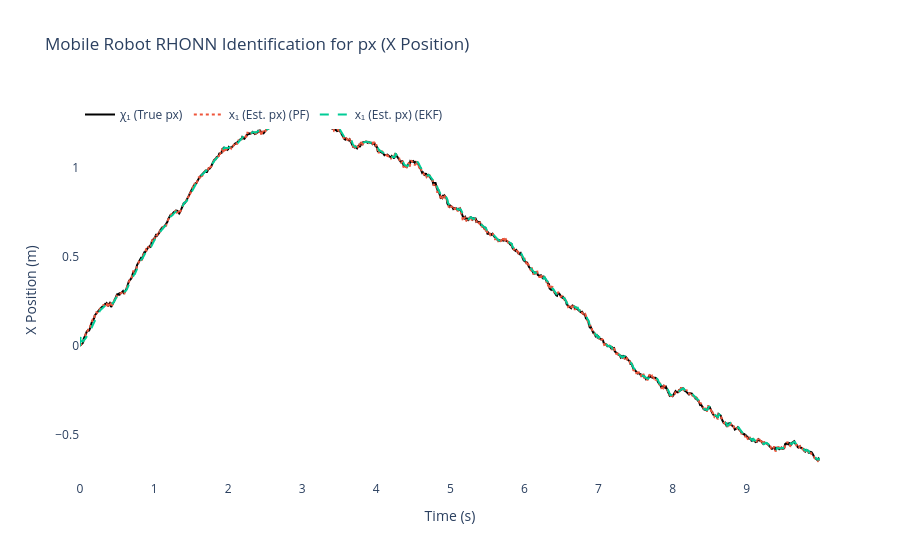
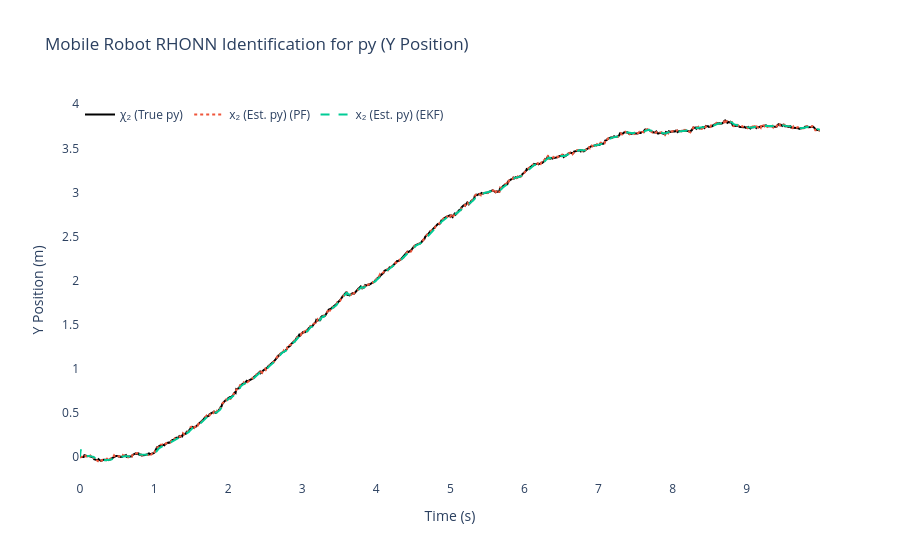
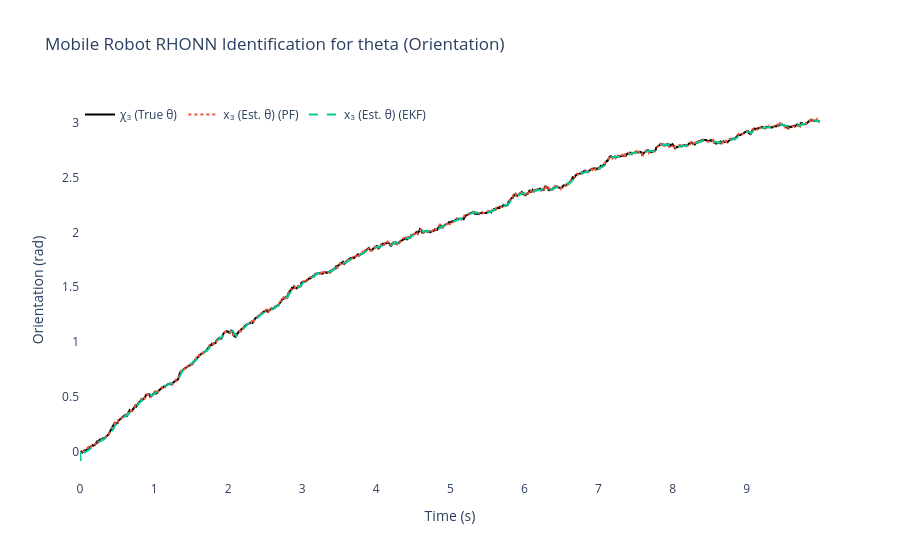
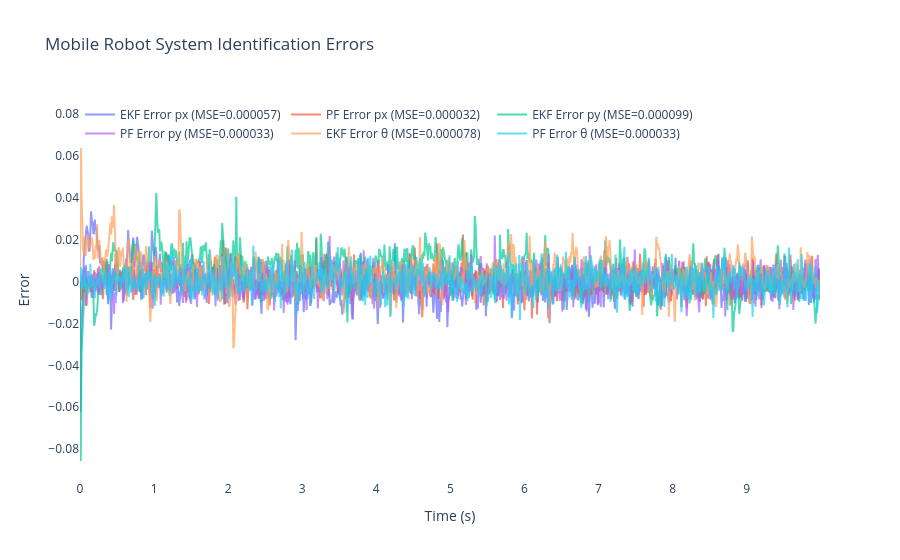

The cell these charts' notebook holds for them, in order:
### Code cell
# ============================================================
    # 6) Results & plots for Mobile Robot System
# ============================================================
mse_px_ekf = np.mean((x_true[:, 0] - x_hat_ekf[:, 0])**2)  # position x
mse_py_ekf = np.mean((x_true[:, 1] - x_hat_ekf[:, 1])**2)  # position y
mse_theta_ekf = np.mean((x_true[:, 2] - x_hat_ekf[:, 2])**2)  # orientation

mse_px_pf = np.mean((x_true[:, 0] - x_hat_pf[:, 0])**2)   # position x
mse_py_pf = np.mean((x_true[:, 1] - x_hat_pf[:, 1])**2)   # position y
mse_theta_pf = np.mean((x_true[:, 2] - x_hat_pf[:, 2])**2)   # orientation

print(f"\nFinal EKF-RHONN Weights:")
for i in range(3):
    state_names = ['px', 'py', 'theta']
    print(f"  Neuron {i+1} ({state_names[i]}): {ekf_trainer.weights[i]}")

print(f"\nFinal PF-RHONN Weight Estimates:")
pf_estimates = pf_trainer.get_estimate()
for i in range(3):
    state_names = ['px', 'py', 'theta']
    print(f"  Neuron {i+1} ({state_names[i]}): {pf_estimates[i]}")

print("\n--- Performance Comparison (MSE) for Mobile Robot System ---")
print(f"EKF MSE px (x-position):     {mse_px_ekf:.6f}")
print(f"EKF MSE py (y-position):     {mse_py_ekf:.6f}")
print(f"EKF MSE theta (orientation): {mse_theta_ekf:.6f}")
print(f"PF  MSE px (x-position):     {mse_px_pf:.6f}")
print(f"PF  MSE py (y-position):     {mse_py_pf:.6f}")
print(f"PF  MSE theta (orientation): {mse_theta_pf:.6f}")

states_info = [
    {'idx': 0, 'var': 'px', 'desc': 'X Position', 'y_label': 'X Position (m)',
     'chi': 'χ₁ (True px)', 'x': 'x₁ (Est. px)'},
    {'idx': 1, 'var': 'py', 'desc': 'Y Position', 'y_label': 'Y Position (m)',
     'chi': 'χ₂ (True py)', 'x': 'x₂ (Est. py)'},
    {'idx': 2, 'var': 'theta', 'desc': 'Orientation', 'y_label': 'Orientation (rad)',
     'chi': 'χ₃ (True θ)', 'x': 'x₃ (Est. θ)'}
]

for state_info in states_info:
    i = state_info['idx']
    trace_plant = go.Scatter(x=t_history, y=x_true[:, i], mode='lines',
                            name=state_info['chi'], line=dict(color='black', width=2))
    trace_pf = go.Scatter(x=t_history, y=x_hat_pf[:, i], mode='lines',
                        name=f"{state_info['x']} (PF)", line=dict(dash='dot'))
    trace_ekf = go.Scatter(x=t_history, y=x_hat_ekf[:, i], mode='lines',
                        name=f"{state_info['x']} (EKF)", line=dict(dash='dash'))

    fig = go.Figure([trace_plant, trace_pf, trace_ekf])
    fig.update_layout(
        title=f'Mobile Robot RHONN Identification for {state_info["var"]} ({state_info["desc"]})',
        xaxis_title='Time (s)',
        yaxis_title=state_info['y_label'],
        legend=dict(x=0, y=1, orientation='h'),
        font=dict(size=12),
        plot_bgcolor='white',
        paper_bgcolor='white'
    )
    fig.show()

# Errors for all three states
error_px_ekf = x_true[:, 0] - x_hat_ekf[:, 0]
error_py_ekf = x_true[:, 1] - x_hat_ekf[:, 1]
error_theta_ekf = x_true[:, 2] - x_hat_ekf[:, 2]

error_px_pf = x_true[:, 0] - x_hat_pf[:, 0]
error_py_pf = x_true[:, 1] - x_hat_pf[:, 1]
error_theta_pf = x_true[:, 2] - x_hat_pf[:, 2]

fig2 = go.Figure()
fig2.add_trace(go.Scatter(x=t_history, y=error_px_ekf, mode='lines',
                        name=f'EKF Error px (MSE={mse_px_ekf:.6f})', opacity=0.7))
fig2.add_trace(go.Scatter(x=t_history, y=error_px_pf, mode='lines',
                        name=f'PF Error px (MSE={mse_px_pf:.6f})', opacity=0.7))
fig2.add_trace(go.Scatter(x=t_history, y=error_py_ekf, mode='lines',
                        name=f'EKF Error py (MSE={mse_py_ekf:.6f})', opacity=0.7))
fig2.add_trace(go.Scatter(x=t_history, y=error_py_pf, mode='lines',
                        name=f'PF Error py (MSE={mse_py_pf:.6f})', opacity=0.7))
fig2.add_trace(go.Scatter(x=t_history, y=error_theta_ekf, mode='lines',
                        name=f'EKF Error θ (MSE={mse_theta_ekf:.6f})', opacity=0.7))
fig2.add_trace(go.Scatter(x=t_history, y=error_theta_pf, mode='lines',
                        name=f'PF Error θ (MSE={mse_theta_pf:.6f})', opacity=0.7))
fig2.update_layout(
    title='Mobile Robot System Identification Errors',
    xaxis_title='Time (s)',
    yaxis_title='Error',
    legend=dict(x=0, y=1, orientation='h'),
    font=dict(size=12),
    plot_bgcolor='white',
    paper_bgcolor='white'
)
fig2.show()

# 2D Trajectory plot
fig_traj = go.Figure()
fig_traj.add_trace(go.Scatter(x=x_true[:, 0], y=x_true[:, 1],
                            mode='lines', name='True Trajectory',
                            line=dict(color='black', width=3)))
fig_traj.add_trace(go.Scatter(x=x_hat_ekf[:, 0], y=x_hat_ekf[:, 1],
                            mode='lines', name='EKF Estimation',
                            line=dict(color='red', width=2, dash='dash')))
fig_traj.add_trace(go.Scatter(x=x_hat_pf[:, 0], y=x_hat_pf[:, 1],
                            mode='lines', name='PF Estimation',
                            line=dict(color='blue', width=2, dash='dot')))

# Add start and end markers
fig_traj.add_trace(go.Scatter(x=[x_true[0, 0]], y=[x_true[0, 1]],
                            mode='markers', name='Start',
                            marker=dict(color='green', size=10, symbol='circle')))
fig_traj.add_trace(go.Scatter(x=[x_true[-1, 0]], y=[x_true[-1, 1]],
                            mode='markers', name='End',
                            marker=dict(color='red', size=10, symbol='square')))

fig_traj.update_layout(
    title='Mobile Robot - 2D Trajectory Comparison',
    xaxis_title='X Position (m)',
    yaxis_title='Y Position (m)',
    font=dict(size=12),
    plot_bgcolor='white',
    paper_bgcolor='white',
    showlegend=True
)
fig_traj.show()

# Control inputs plot
fig_ctrl = go.Figure()
fig_ctrl.add_trace(go.Scatter(x=t_history[:-1], y=u_history[:-1, 0], mode='lines',
                            name='Linear Velocity (v)', line=dict(color='blue')))
fig_ctrl.add_trace(go.Scatter(x=t_history[:-1], y=u_history[:-1, 1], mode='lines',
                            name='Angular Velocity (ω)', line=dict(color='red')))
fig_ctrl.update_layout(
    title='Control Input Commands',
    xaxis_title='Time (s)',
    yaxis_title='Velocity',
    legend=dict(x=0, y=1, orientation='h'),
    font=dict(size=12),
    plot_bgcolor='white',
    paper_bgcolor='white'
)
fig_ctrl.show()

### Figure 1 — Plotly figure (JSON) as saved in the notebook; plotly's stock layout.template omitted (floating-point values rounded to 4 significant figures; data arrays with more than 128 entries replaced by an {"elided": "..."} marker saying what was removed)
{"data": [{"line": {"color": "black", "width": 2}, "mode": "lines", "name": "χ₁ (True px)", "type": "scatter", "x": {"elided": "1000 float values"}, "y": {"elided": "1000 float values"}}, {"line": {"dash": "dot"}, "mode": "lines", "name": "x₁ (Est. px) (PF)", "type": "scatter", "x": {"elided": "1000 float values"}, "y": {"elided": "1000 float values"}}, {"line": {"dash": "dash"}, "mode": "lines", "name": "x₁ (Est. px) (EKF)", "type": "scatter", "x": {"elided": "1000 float values"}, "y": {"elided": "1000 float values"}}], "layout": {"font": {"size": 12}, "legend": {"orientation": "h", "x": 0, "y": 1}, "paper_bgcolor": "white", "plot_bgcolor": "white", "title": {"text": "Mobile Robot RHONN Identification for px (X Position)"}, "xaxis": {"title": {"text": "Time (s)"}}, "yaxis": {"title": {"text": "X Position (m)"}}}}

### Figure 2 — Plotly figure (JSON) as saved in the notebook; plotly's stock layout.template omitted (floating-point values rounded to 4 significant figures; data arrays with more than 128 entries replaced by an {"elided": "..."} marker saying what was removed)
{"data": [{"line": {"color": "black", "width": 2}, "mode": "lines", "name": "χ₂ (True py)", "type": "scatter", "x": {"elided": "1000 float values"}, "y": {"elided": "1000 float values"}}, {"line": {"dash": "dot"}, "mode": "lines", "name": "x₂ (Est. py) (PF)", "type": "scatter", "x": {"elided": "1000 float values"}, "y": {"elided": "1000 float values"}}, {"line": {"dash": "dash"}, "mode": "lines", "name": "x₂ (Est. py) (EKF)", "type": "scatter", "x": {"elided": "1000 float values"}, "y": {"elided": "1000 float values"}}], "layout": {"font": {"size": 12}, "legend": {"orientation": "h", "x": 0, "y": 1}, "paper_bgcolor": "white", "plot_bgcolor": "white", "title": {"text": "Mobile Robot RHONN Identification for py (Y Position)"}, "xaxis": {"title": {"text": "Time (s)"}}, "yaxis": {"title": {"text": "Y Position (m)"}}}}

### Figure 3 — Plotly figure (JSON) as saved in the notebook; plotly's stock layout.template omitted (floating-point values rounded to 4 significant figures; data arrays with more than 128 entries replaced by an {"elided": "..."} marker saying what was removed)
{"data": [{"line": {"color": "black", "width": 2}, "mode": "lines", "name": "χ₃ (True θ)", "type": "scatter", "x": {"elided": "1000 float values"}, "y": {"elided": "1000 float values"}}, {"line": {"dash": "dot"}, "mode": "lines", "name": "x₃ (Est. θ) (PF)", "type": "scatter", "x": {"elided": "1000 float values"}, "y": {"elided": "1000 float values"}}, {"line": {"dash": "dash"}, "mode": "lines", "name": "x₃ (Est. θ) (EKF)", "type": "scatter", "x": {"elided": "1000 float values"}, "y": {"elided": "1000 float values"}}], "layout": {"font": {"size": 12}, "legend": {"orientation": "h", "x": 0, "y": 1}, "paper_bgcolor": "white", "plot_bgcolor": "white", "title": {"text": "Mobile Robot RHONN Identification for theta (Orientation)"}, "xaxis": {"title": {"text": "Time (s)"}}, "yaxis": {"title": {"text": "Orientation (rad)"}}}}

### Figure 4 — Plotly figure (JSON) as saved in the notebook; plotly's stock layout.template omitted (floating-point values rounded to 4 significant figures; data arrays with more than 128 entries replaced by an {"elided": "..."} marker saying what was removed)
{"data": [{"mode": "lines", "name": "EKF Error px (MSE=0.000057)", "opacity": 0.7, "type": "scatter", "x": {"elided": "1000 float values"}, "y": {"elided": "1000 float values"}}, {"mode": "lines", "name": "PF Error px (MSE=0.000032)", "opacity": 0.7, "type": "scatter", "x": {"elided": "1000 float values"}, "y": {"elided": "1000 float values"}}, {"mode": "lines", "name": "EKF Error py (MSE=0.000099)", "opacity": 0.7, "type": "scatter", "x": {"elided": "1000 float values"}, "y": {"elided": "1000 float values"}}, {"mode": "lines", "name": "PF Error py (MSE=0.000033)", "opacity": 0.7, "type": "scatter", "x": {"elided": "1000 float values"}, "y": {"elided": "1000 float values"}}, {"mode": "lines", "name": "EKF Error θ (MSE=0.000078)", "opacity": 0.7, "type": "scatter", "x": {"elided": "1000 float values"}, "y": {"elided": "1000 float values"}}, {"mode": "lines", "name": "PF Error θ (MSE=0.000033)", "opacity": 0.7, "type": "scatter", "x": {"elided": "1000 float values"}, "y": {"elided": "1000 float values"}}], "layout": {"font": {"size": 12}, "legend": {"orientation": "h", "x": 0, "y": 1}, "paper_bgcolor": "white", "plot_bgcolor": "white", "title": {"text": "Mobile Robot System Identification Errors"}, "xaxis": {"title": {"text": "Time (s)"}}, "yaxis": {"title": {"text": "Error"}}}}
